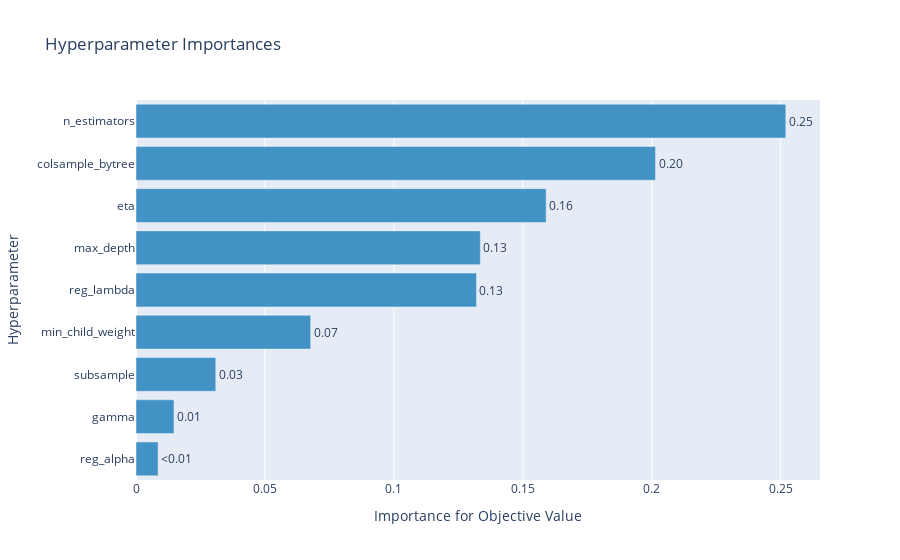

Write notebook code for a chart like this one.
### Code cell
optuna.visualization.plot_param_importances(study)

### Figure 1 — Plotly figure (JSON) as saved in the notebook; plotly's stock layout.template omitted (floating-point values rounded to 4 significant figures)
{"data": [{"cliponaxis": false, "hovertemplate": ["reg_alpha (FloatDistribution): 0.008561155202488699<extra></extra>", "gamma (FloatDistribution): 0.014725785691368076<extra></extra>", "subsample (FloatDistribution): 0.030929774429213304<extra></extra>", "min_child_weight (IntDistribution): 0.06772818684012523<extra></extra>", "reg_lambda (FloatDistribution): 0.13202760687025078<extra></extra>", "max_depth (IntDistribution): 0.13352803337957464<extra></extra>", "eta (FloatDistribution): 0.15904819602065332<extra></extra>", "colsample_bytree (FloatDistribution): 0.20146788978127242<extra></extra>", "n_estimators (IntDistribution): 0.2519833717850537<extra></extra>"], "marker": {"color": "rgb(66,146,198)"}, "orientation": "h", "text": ["<0.01", "0.01", "0.03", "0.07", "0.13", "0.13", "0.16", "0.20", "0.25"], "textposition": "outside", "type": "bar", "x": [0.008561, 0.01473, 0.03093, 0.06773, 0.132, 0.1335, 0.159, 0.2015, 0.252], "y": ["reg_alpha", "gamma", "subsample", "min_child_weight", "reg_lambda", "max_depth", "eta", "colsample_bytree", "n_estimators"]}], "layout": {"showlegend": false, "title": {"text": "Hyperparameter Importances"}, "xaxis": {"title": {"text": "Importance for Objective Value"}}, "yaxis": {"title": {"text": "Hyperparameter"}}}}
